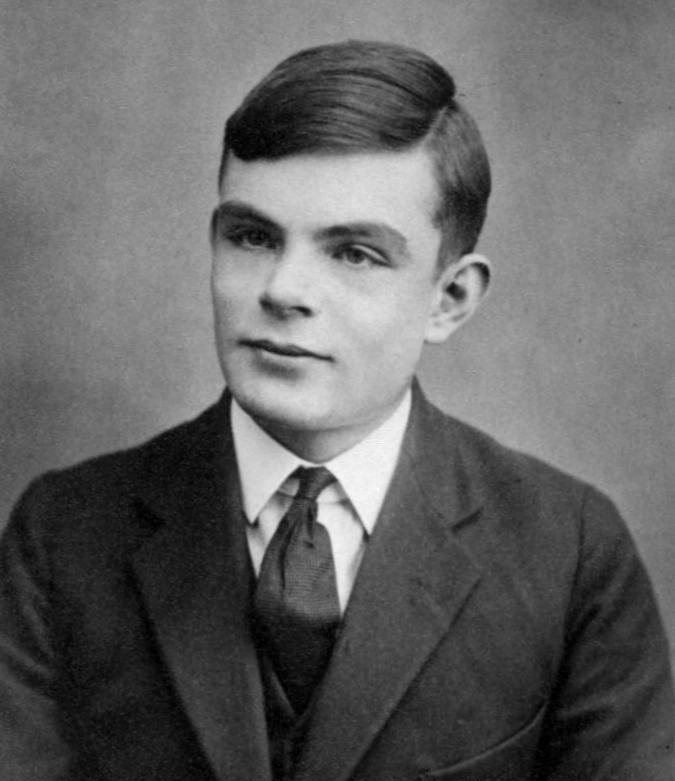
#> input picture zoom-in-out/deneme.jpg, 675 x 781 px
$ python main.py
#> lines starting #> are read from the running program, lines starting #| are printed output that depends on the picture
import cv2
import numpy as np

img = cv2.imread("deneme.jpg",0)
#> img is the input picture: shape (781, 675); min 0, max 255, mean 100.6

height = img.shape[0] ; width = img.shape[1]
#> after `height = img.shape[0]`: height = 781
#> after `width = img.shape[1]`: width = 675

cv2.imshow("org", img)

if(width>height):
    N = int(height/2)
else:
    N = int(width/2)
#> N = 337

arr = np.zeros([N,N,1],dtype=np.uint8)

for i in range(N):
    for j in range(N):
        arr[j][i] = img[N+j][N+i]
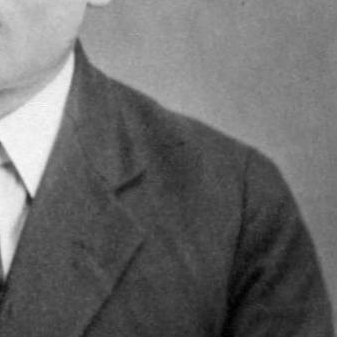
#> arr: shape (337, 337, 1); min 0, max 255, mean 105.8

temp = np.zeros([height,width,1],dtype=np.uint8)

for i in range(0,N*2,2):
    for j in range(0,N*2,2):
        temp[j][i] = arr[int(j/2)][int(i/2)]
        temp[j+1][i] = arr[int(j/2)][int(i/2)]
        temp[j+1][i+1] = arr[int(j/2)][int(i/2)]
        temp[j][i+1] = arr[int(j/2)][int(i/2)]
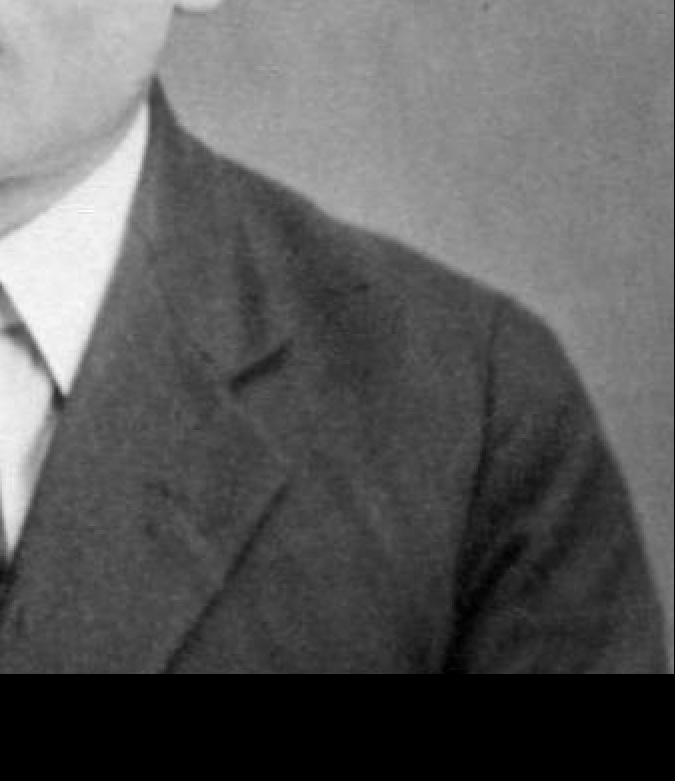
#> temp: shape (781, 675, 1); min 0, max 255, mean 91.2


cv2.imshow("zoom in", temp)

k=cv2.waitKey(0)
#> (key q is pressed here)
if k==ord('q'):
    cv2.destroyAllWindows()

$ run again, with zoom-in-out/org.jpg copied over zoom-in-out/deneme.jpg
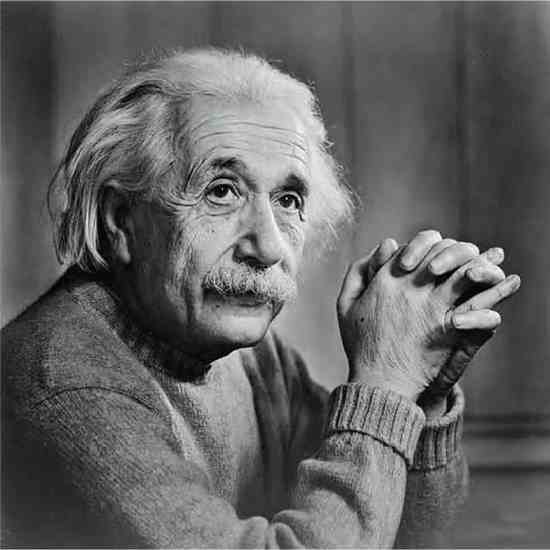
#> input picture zoom-in-out/org.jpg, 550 x 550 px
#> after the loop `for i in range(N):`:
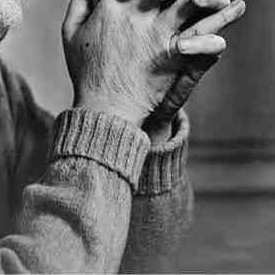
#> arr: shape (275, 275, 1); min 0, max 255, mean 102.8
